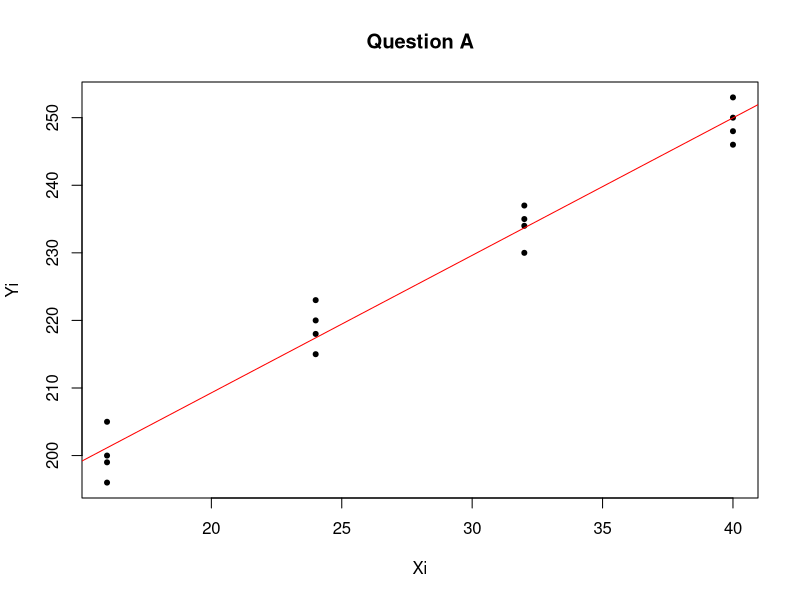
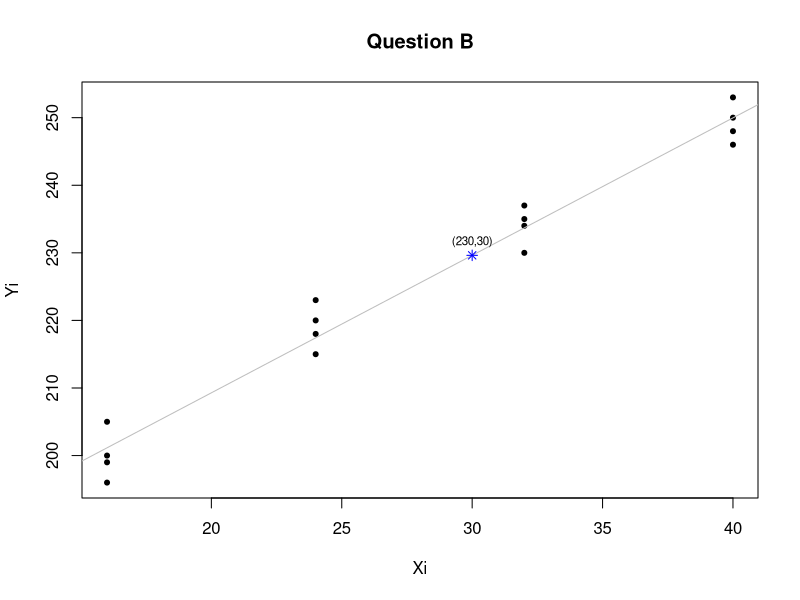

Generate these figures, in order, with R: (Note: this script raises an error after producing the figures.)
#Kennedy Kelly
#Regression and data manipulation ex1
#16 batches of plastic were made, and then tested at a certain time level
#Xi is the time level and Yi is measured hardness

#Create data frame; print and plot
{yi<- c(199.0,205.0,196.0,200.0,218.0,220.0,215.0,223.0,237.0,234.0,235.0,230.0,250.0,248.0,253.0,246.0)
xi<- c(16.0,16.0,16.0,16.0,24.0,24.0,24.0,24.0,32.0,32.0,32.0,32.0,40.0,40.0,40.0,40.0)
df = data.frame(yi,xi) 
print(df, row.names = FALSE) 
summary(df) 
plot(yi~xi, data = df, xlab = "Xi", ylab = "Yi", main = "Question A", pch = 20)
abline(lm(yi~xi), col="red")}
#Question: Based on regression line, what can we predict Yi to be at 30?
{plot(yi~xi, data = df, xlab = "Xi", ylab = "Yi", main = "Question B", pch = 20)
linmod<- lm(yi~xi) 
summary(linmod)
yi.pred<-(predict(linmod,data.frame(xi = c(30))))
cat("Prediction xi = 30", yi.pred)
lab<- "(230,30)"
abline(lm(yi~xi), col="gray")
points(30, yi.pred, col = "blue", pch = 8)
text(30, yi.pred, labels=lab, cex= 0.7, pos=3)}
#Question: If we increase Xi by one, how will that affect both the model and the prediction
{xi.shift<- xi+1
yi.shift<-(predict(linmod,data.frame(xi.shift)))
linmod2<- lm(yi.shift~xi.shift)
df2<-data.frame(yi.shift~xi.shift)
plot(yi.shift~xi.shift, data = df2,xlab = "Xi+1", ylab = "Yi new", main = "Question C", pch = 20)
abline(lm(yi.shift~xi.shift), col="blue")
abline(lm(yi~xi), col="gray")
yi.pred2<-(predict(linmod2,data.frame(xi.shift = c(30)))) 
cat("Prediction xi = 30 is yi =", yi.pred)
cat("New prediction xi = 30 is yi=", yi.pred2)
points(30, yi.pred2, col = "red", pch = 8)
points(30, yi.pred, col = "gray", pch = 8)}
#Obtain residuals
{res = residuals(linmod)
print(res)}
#calculate sigma and sigma squared
{sig = sigma(linmod)
sig.square<-c(sig*sig)
cat("Estimated sigma = ", sig)
cat("Estimated sigma squared = ", sig.square)}
  
